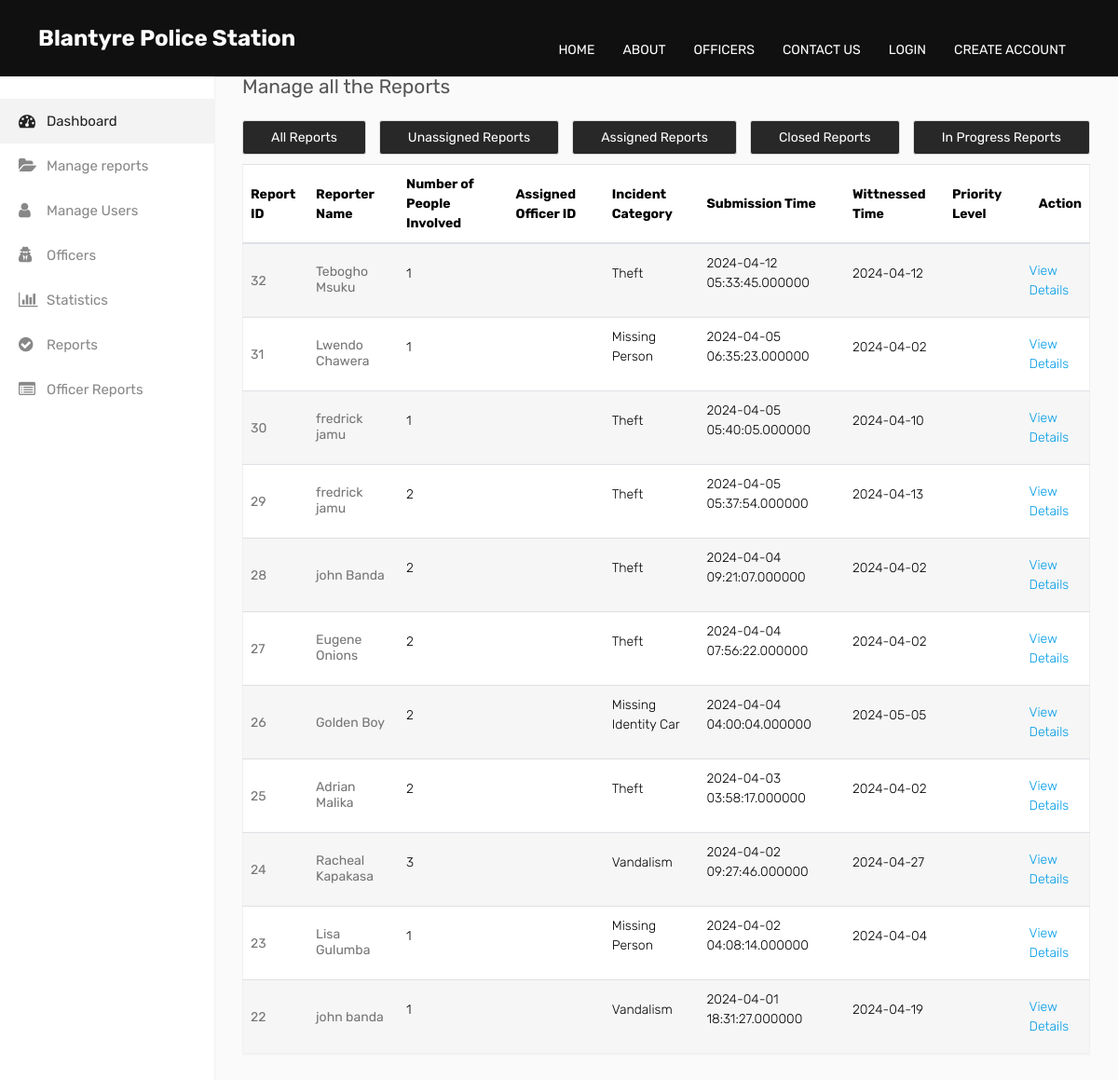
The page /View_Reports.php?filter=unassigned on the database its author committed.
### tables this page shows
CREATE TABLE IF NOT EXISTS `crimereports` (
  `ID` int NOT NULL AUTO_INCREMENT,
  `UserID` int NOT NULL,
  `First_Name` varchar(70) NOT NULL,
  `Last_Name` varchar(70) NOT NULL,
  `Incident_Category` varchar(20) NOT NULL,
  `SubmittedDate` timestamp(6) NOT NULL,
  `WitnessedDate` date NOT NULL,
  `Description` varchar(255) NOT NULL,
  `People_Involved` int NOT NULL,
  `If_Affected` int NOT NULL,
  `Multimedia` varchar(255) NOT NULL,
  `Location` varchar(200) NOT NULL,
  PRIMARY KEY (`ID`)
);

### View_Reports.php (the view, shortened to what this page needs)
<!DOCTYPE html>
<html lang="en">
<head>
    <link href="css/bootstrap.css" rel="stylesheet" />
    <link href="css/style.css" rel="stylesheet" />
    <link rel="stylesheet" type="text/css" href="css/bootstrap2.min.css">
    <link rel="stylesheet" type="text/css" href="css/style2.css">
</head>
<body>
    <header class="header_section">
        <?php
        require_once'nvbr.php';
        ?>
    </header>
    <div class="main-wrapper">
        <?php
        require_once'side-bar.php';
        ?>
        <div class="page-wrapper">
            <div class="content">
                <div class="row">
                    <div class="col-sm-4 col-3">
                        <h4 class="page-title">Manage all the Reports</h4>
                    </div>
                </div>
                <div class="sort_reports">
                    <a href="View_Reports.php?filter=all">All Reports</a>
                    <a href="View_Reports.php?filter=unassigned">Unassigned Reports</a>
                    <a href="View_Reports.php?filter=assigned">Assigned Reports</a>
                    <a href="View_Reports.php?filter=closed">Closed Reports</a>
                    <a href="View_Reports.php?filter=inprogress">In Progress Reports</a>
                </div>
				<div class="row">
					<div class="col-md-12">
						<div class="table-responsive">
							<table class="table table-striped custom-table">
								<thead>
									<tr>
										<th>Report ID</th>
										<th>Reporter Name</th>
										<th>Number of People Involved</th>
										<th>Assigned Officer ID</th>
										<th>Incident Category</th>
										<th>Submission Time</th>
										<th>Wittnessed Time</th>
										<th>Priority Level</th>
										<th class="text-right">Action</th>
									</tr>
								</thead>
								<tbody>
                                <?php
                                    require_once 'DatabaseConn.php';
                                    $filter = isset($_GET['filter']) ? $_GET['filter'] : 'all';
                                    switch ($filter) {
                                        case 'unassigned':
                                            $query = "SELECT c.*, a.OfficerID, a.PriorityLevel
                                                      FROM crimereports c
                                                      LEFT JOIN assignments a ON c.ID = a.ReportID
                                                      WHERE a.ReportID IS NULL";
                                            break;
                                    }
                                    $stmt = $conn->prepare($query);
                                    $stmt->execute();
                                    $result = $stmt->get_result();
                                    if ($result->num_rows > 0) {
                                        $incident_reports = $result->fetch_all(MYSQLI_ASSOC);
                                        foreach ($incident_reports as $incident_report) {
                                            echo '<tr>';
                                            echo '<td>';
                                            echo '<h2><a href="Manage_Users.php">' . $incident_report['ID'] . '</a></h2>';
                                            echo '</td>';
                                            echo '<td>';
                                            echo '<h2><a href="profile.html">' . $incident_report['First_Name'] . ' ' . $incident_report['Last_Name'] . '</a></h2>';
                                            echo '</td>';
                                            echo '<td>';
                                            echo '<p>' . $incident_report['People_Involved'] . '</p>';
                                            echo '</td>';
                                            echo '<td>';
                                            echo '</td>';
                                            echo '<td>';
                                            echo '<p>' . $incident_report['Incident_Category'] . '</p>';
                                            echo '</td>';
                                            echo '<td>';
                                            echo '<p>' . $incident_report['SubmittedDate'] . '</p>';
                                            echo '</td>';
                                            echo '<td>';
                                            echo '<p>' . $incident_report['WitnessedDate'] . '</p>';
                                            echo '</td>';
                                            echo '<td>';
                                            echo '</td>';
                                            echo '<td>';
                                            echo '<a href="report_details.php?report_id=' . $incident_report['ID'] . '" class="">View Details</a>';
                                            echo '</td>';
                                            echo '</tr>';
                                        }
                                    } else {
                                        echo '<p class="no_review">No Reports available at the moment.</p>';
                                    }
                                ?>
								</tbody>
							</table>
						</div>
					</div>
                </div>
            </div>
		</div>
    </div>
</body>
</html>

### css/style.css (style rules this page uses)
body { font-family: 'Rubik', sans-serif; color: #0c0c0c; background-color: #ffffff; }
.header_section { padding: 0; }
a, a:focus { text-decoration: none; }
.sort_reports a { color: rgb(255, 255, 255); padding: 7px 30px; border: solid rgb(219, 219, 219) 1px; border-radius: 3px; background-color: #282828; }
.sort_reports { width: 100%; margin: 4px 0 10px 0; display: flex; justify-content: space-between; }

### css/style2.css (style rules this page uses)
html { height: 100%; }
body { font-family: 'Rubik', sans-serif; font-size: 0.875rem; color: #666; background-color: #fafafa; overflow-x: hidden; height: 100%; }
h1, h2, h3, h4, h5, h6 { margin-top: 0; }
h2, .h2 { font-size: 1.875rem; }
h4, .h4 { font-size: 1.125rem; }
a { color: #009ce7; }
input, button, a { transition: all 0.4s ease; -moz-transition: all 0.4s ease; -o-transition: all 0.4s ease; -ms-transition: all 0.4s ease; -webkit-transition: all 0.4s ease; }
.table { color: #000; border: 1px solid #f0f0f0; }
.table > tbody > tr > td { font-weight: 300; }
.table-striped > tbody > tr:nth-of-type(2n + 1) { background-color: #f6f6f6; }
table.table td h2 { display: inline-block; font-size: inherit; font-weight: 400; margin: 0; padding: 0; vertical-align: middle; }
table.table td h2 a { color: #757575; }
.page-title { color: #565656; font-size: 21px; font-weight: normal; margin-bottom: 20px; }
.page-wrapper { left: 0; margin-left: 230px; padding-top: 50px; position: relative; -webkit-transition: all 0.4s ease; -moz-transition: all 0.4s ease; transition: all 0.4s ease; }
.page-wrapper > .content { padding: 30px; }
.custom-table tr { background-color: #fff; box-shadow: 0 0 3px #e5e5e5; }
.table.custom-table > tbody > tr > td, .table.custom-table > tbody > tr > th, .table.custom-table > tfoot > tr > td, .table.custom-table > tfoot > tr > th, .table.custom-table > thead > tr > td, .table.custom-table > thead > tr > th { padding: 10px 8px; vertical-align: middle; }

### rows shown on the page
crimereports: ID "32", First_Name "Tebogho", Last_Name "Msuku", People_Involved "1", Incident_Category "Theft", SubmittedDate "2024-04-12 05:33:45.000000", WitnessedDate "2024-04-12"
crimereports: ID "31", First_Name "Lwendo", Last_Name "Chawera", People_Involved "1", Incident_Category "Missing Person", SubmittedDate "2024-04-05 06:35:23.000000", WitnessedDate "2024-04-02"
crimereports: ID "30", First_Name "fredrick", Last_Name "jamu", People_Involved "1", Incident_Category "Theft", SubmittedDate "2024-04-05 05:40:05.000000", WitnessedDate "2024-04-10"
crimereports: ID "29", First_Name "fredrick", Last_Name "jamu", People_Involved "2", Incident_Category "Theft", SubmittedDate "2024-04-05 05:37:54.000000", WitnessedDate "2024-04-13"
crimereports: ID "28", First_Name "john", Last_Name "Banda", People_Involved "2", Incident_Category "Theft", SubmittedDate "2024-04-04 09:21:07.000000", WitnessedDate "2024-04-02"
crimereports: ID "27", First_Name "Eugene", Last_Name "Onions", People_Involved "2", Incident_Category "Theft", SubmittedDate "2024-04-04 07:56:22.000000", WitnessedDate "2024-04-02"
crimereports: ID "26", First_Name "Golden", Last_Name "Boy", People_Involved "2", Incident_Category "Missing Identity Car", SubmittedDate "2024-04-04 04:00:04.000000", WitnessedDate "2024-05-05"
crimereports: ID "25", First_Name "Adrian", Last_Name "Malika", People_Involved "2", Incident_Category "Theft", SubmittedDate "2024-04-03 03:58:17.000000", WitnessedDate "2024-04-02"
crimereports: ID "24", First_Name "Racheal", Last_Name "Kapakasa", People_Involved "3", Incident_Category "Vandalism", SubmittedDate "2024-04-02 09:27:46.000000", WitnessedDate "2024-04-27"
crimereports: ID "23", First_Name "Lisa", Last_Name "Gulumba", People_Involved "1", Incident_Category "Missing Person", SubmittedDate "2024-04-02 04:08:14.000000", WitnessedDate "2024-04-04"
crimereports: ID "22", First_Name "john", Last_Name "banda", People_Involved "1", Incident_Category "Vandalism", SubmittedDate "2024-04-01 18:31:27.000000", WitnessedDate "2024-04-19"
